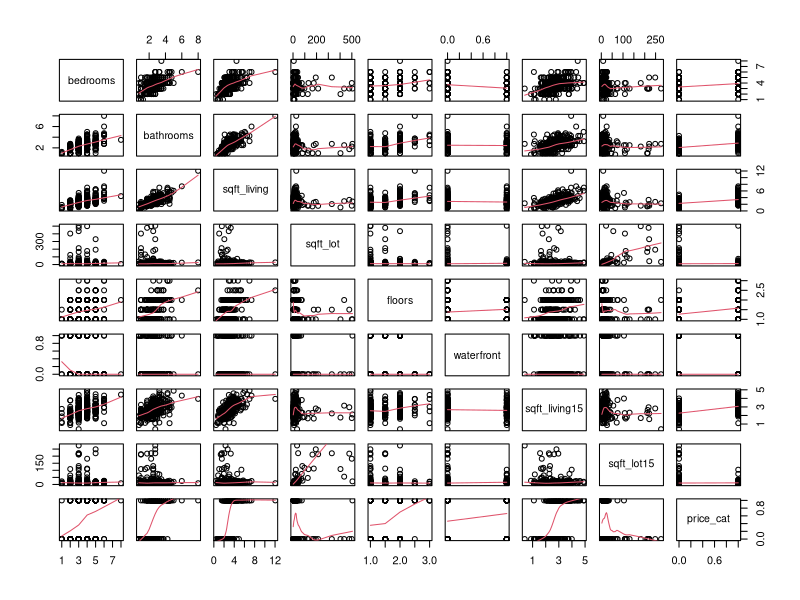
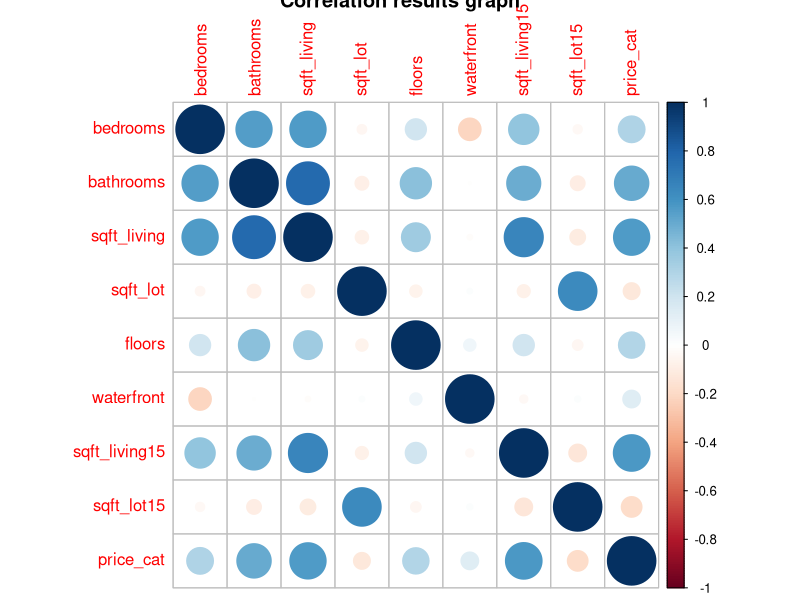
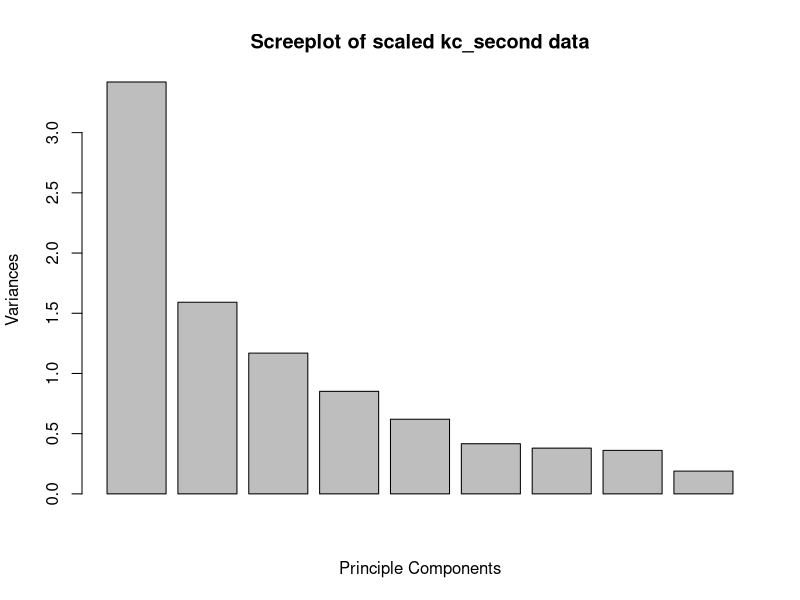
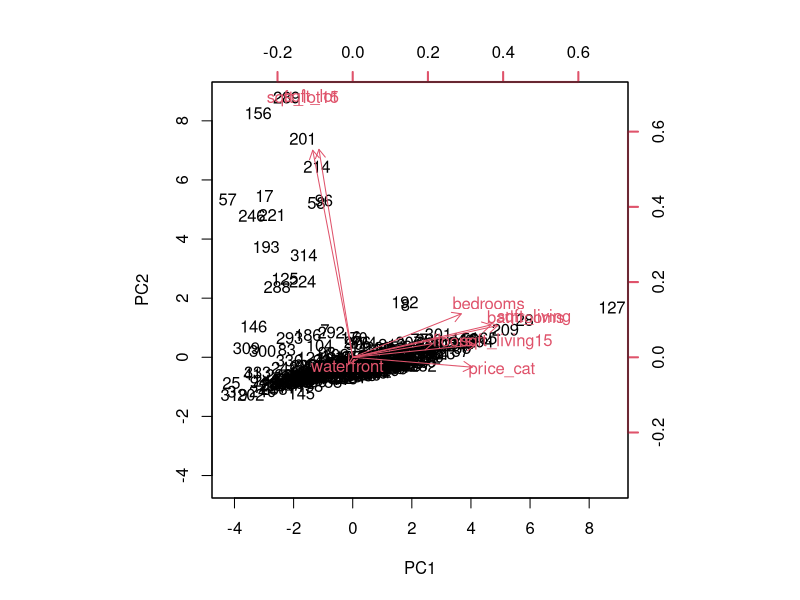
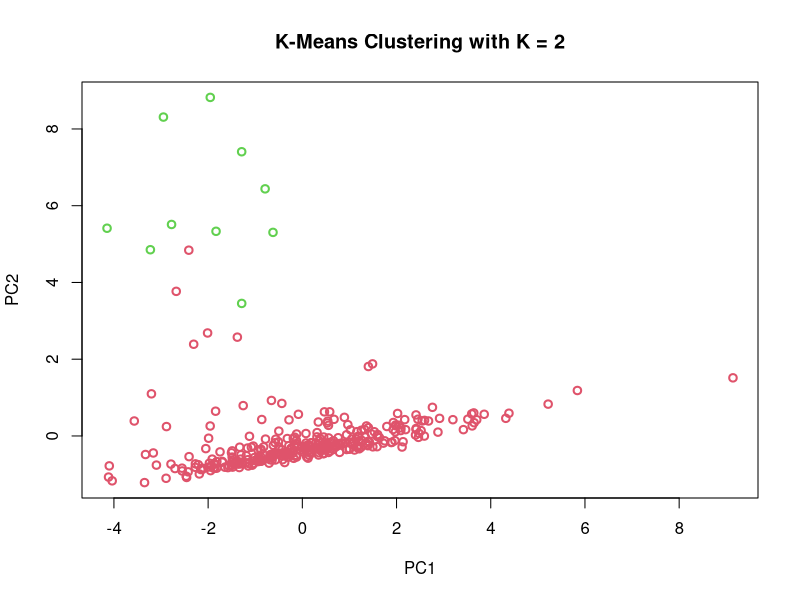
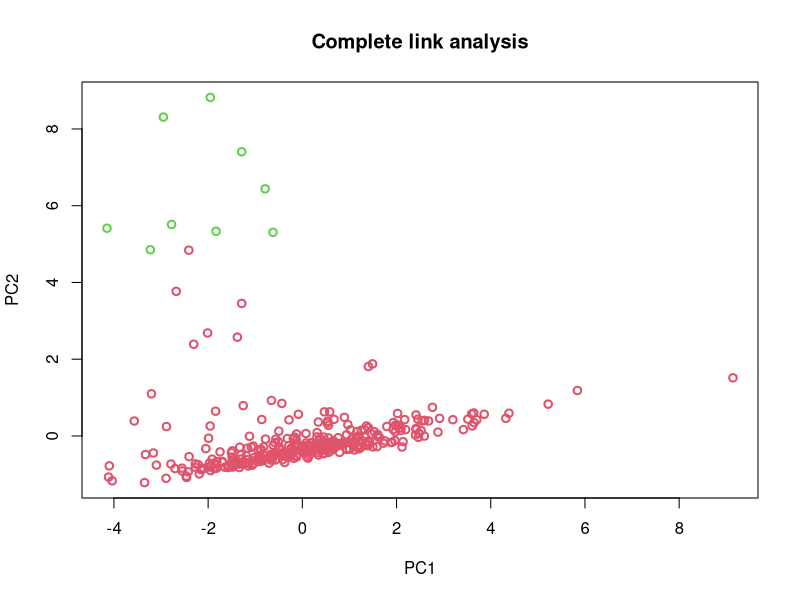
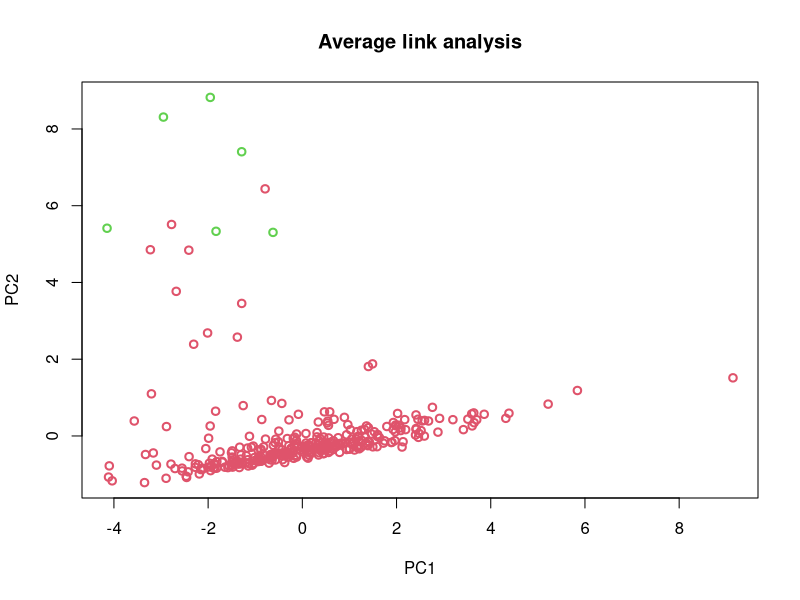
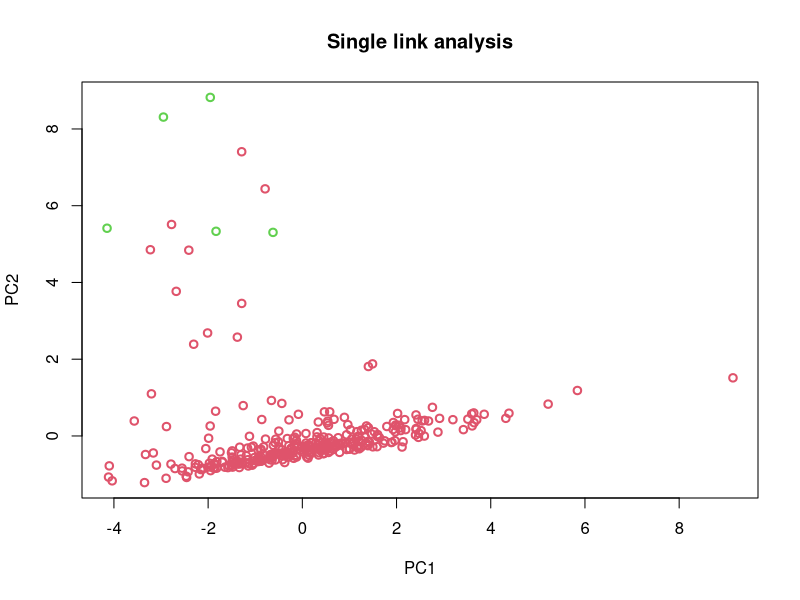

Write the R code that produced these figures, in order.
## ---- chunk 1
kc <- read.csv("kc_house2.csv")
kc_second <- kc
View(kc_second)
head(kc_second)

#Check the number of dimension of the dataset:
dim(kc_second)

# Varriable names check:
names(kc_second)

#Class check:
str(kc_second)

## ---- chunk 2
#Overall visualisation of the dataset kc_second
kc_second$price_cat <-ifelse(kc_second$price_cat == "high", 1 , 0)
pairs(kc_second[2:10], panel = panel.smooth)

## ---- chunk 3
#Correlation of price_cat with other characteristics of the house.
cor(kc_second[2:10])

## ---- chunk 4
#Correlation results with graph:
library(corrplot)
corrplot(cor(kc_second[,2:10])
         ,main = "Correlation results graph")

## ---- chunk 5
head(kc_second)
sapply(kc_second[,c(-1,-10)], mean)

## ---- chunk 6
#Calculating variance
sapply(kc_second[,c(-1,-10)], var)

## ---- chunk 7
#b/
PCA_scaled <- prcomp(kc_second[,2:10], scale. = TRUE) 

#component loadings of each variables
PCA_scaled$rotation

## ---- chunk 8
#c/ 
summary_PCA <- summary(PCA_scaled)
summary_PCA

## ---- chunk 9
screeplot(PCA_scaled, 
          xlab = "Principle Components",
          main = "Screeplot of scaled kc_second data")

## ---- chunk 10
#e/
par(mfrow = c(1,1))
PCA_scaled$rotation <- -PCA_scaled$rotation
PCA_scaled$x <- -PCA_scaled$x
biplot(PCA_scaled, scale = 0, col = c(1,2) + 8, lwd = 2)

## ---- chunk 11
str(kc_second)
#Question 3 - Clustering
#a/
kc_third <- kc_second[,c(-1,-10)]


set.seed(4)
kc_third_km <- kmeans(kc_third, centers = 2)
pr_kc_third <- prcomp(kc_third, scale = TRUE)

## ---- chunk 12
#b/
par(mfrow=c(1,1))
plot(-pr_kc_third$x[,1:2], 
     col = fitted(kc_third_km, "classes") + 1,
     lwd = 2, 
     main = "K-Means Clustering with K = 2")

## ---- chunk 13
#c/
hh <- hclust(dist(kc_third), method = "complete")
hh
cutree(hh, k = 2)# dividing dataset into 2 groups

## ---- chunk 14
#d/
hh2 <- hclust(dist(kc_third), method = "average")
hh2
cutree(hh2, k = 2)# dividing dataset into 2 groups

## ---- chunk 15
#e/
hh3 <- hclust(dist(kc_third), method = "single")
hh3
cutree(hh3, k = 2) # dividing dataset into 2 groups

## ---- chunk 16
#f/
par(mfrow = c(1,1))
plot(-pr_kc_third$x[,1:2], 
     col = cutree(hh, k = 2) + 1, 
#k = 2 because we want two  cluster
     lwd = 2,
     main = "Complete link analysis")

## ---- chunk 17
plot(-pr_kc_third$x[,1:2], 
     col = cutree(hh2, k = 2) + 1, 
#k = 2 because we want two  cluster
     lwd = 2,
    main = "Average link analysis")

## ---- chunk 18
plot(-pr_kc_third$x[,1:2], 
     col = cutree(hh3, k = 2) + 1,
#k = 2 because we want two  cluster
     lwd = 2,
    main = "Single link analysis")

## ---- chunk 19
K1 <- cutree(hh, k = 2)
K2 <- cutree(hh2, k = 2)
K3 <- cutree(hh3, k = 2)
## ---- chunk 20
#k- means clustering with k = 2
table(actual = kc$price_cat,cluster= kc_third_km$cluster)
## ---- chunk 21
#Hierarchical clustering with complete linkage
table(actual = kc$price_cat,cluster= K1)

## ---- chunk 22
#Hierarchical clustering with average linkage
table(actual = kc$price_cat,cluster= K2)

## ---- chunk 23
#hierarchical cluster with single linkage
table(actual = kc$price_cat,cluster= K3)

## ---- chunk 24
#Question 4 -Support Vector Machines
str(kc_second)

#a/ 
set.seed(1)
kc_second$price_cat <- ifelse(kc_second$price_cat == 1, "high", "low")
s <- sample(1:nrow(kc_third), 255) #340 * 75% = 255
train_set <- kc_second[s,] #75% of data
test_set <- kc_second[-s,] #the other 25% of data 

## ---- chunk 25
library(e1071)
svm1 <- svm(as.factor(price_cat) ~ 
            bedrooms + bathrooms + sqft_living + sqft_lot + floors
            + waterfront + sqft_living15 + sqft_lot15,
            data= train_set,
            kernel = "linear", 
            cost = 1,
            scale = TRUE)
summary(svm1)

## ---- chunk 26
set.seed(1)
tune1 <- tune(svm, as.factor(price_cat) ~
                   bedrooms + bathrooms + sqft_living + sqft_lot + floors
                   + waterfront + sqft_living15 + sqft_lot15,
                   data = train_set,
                   kernel = "linear",
                   ranges = list(cost = c(0.001,0.01,0.1,1,10,100,100)),
                   scale = TRUE)
summary(tune1)


bestmod1 <- tune1$best.model
summary(bestmod1)
## ---- chunk 27
#Misclassification rate of test set for model 1
test_pred1 <- predict(tune1$best.model, newdata= test_set)
misclass_table1 <- table(test_pred1, test_set[,"price_cat"])
mis_rate1 <- (misclass_table1[1,2] + misclass_table1[2,1])/sum(misclass_table1)
mis_rate1

## ---- chunk 28
svm2 <- svm(as.factor(price_cat) ~ 
              bedrooms + bathrooms + sqft_living + sqft_lot + floors
            + waterfront + sqft_living15 + sqft_lot15,
            data= train_set,
            kernel = "polynomial", 
            cost = 1,
            scale = TRUE)
summary(svm2)

## ---- chunk 29
set.seed(1)
tune2 <- tune(svm, as.factor(price_cat) ~
                bedrooms + bathrooms + sqft_living + sqft_lot + floors
              + waterfront + sqft_living15 + sqft_lot15,
              data = train_set,
              kernel = "polynomial",
              ranges = list(cost = c(0.001,0.01,0.1,1,10,100,100)),
              scale = TRUE)

summary(tune2)


bestmod2 <- tune2$best.model
summary(bestmod2)

## ---- chunk 30
#Misclassification rate of test set for model 2
test_pred2 <- predict(tune2$best.model, newdata= test_set)
misclass_table2 <- table(test_pred2, test_set[,"price_cat"])
mis_rate2 <- (misclass_table2[1,2] + misclass_table2[2,1])/sum(misclass_table2)
mis_rate2

## ---- chunk 31
svm3 <- svm(as.factor(price_cat) ~ 
              bedrooms + bathrooms + sqft_living + sqft_lot + floors
            + waterfront + sqft_living15 + sqft_lot15,
            data= train_set,
            kernel = "radial", 
            cost = 1,
            scale = TRUE)
summary(svm3)

## ---- chunk 32
set.seed(1)
tune3 <- tune(svm, as.factor(price_cat) ~
                bedrooms + bathrooms + sqft_living + sqft_lot + floors
              + waterfront + sqft_living15 + sqft_lot15,
              data = train_set,
              kernel = "radial",
              ranges = list(cost = c(0.001,0.01,0.1,1,10,100,100)),
              scale = TRUE)

summary(tune3)


bestmod3 <- tune3$best.model
summary(bestmod3)

## ---- chunk 33
#Misclassification rate of test set for model 3
test_pred3 <- predict(tune3$best.model, newdata= test_set)
misclass_table3 <- table(test_pred3, test_set[,"price_cat"])
mis_rate3 <- (misclass_table3[1,2] + misclass_table3[2,1])/sum(misclass_table3)
mis_rate3

